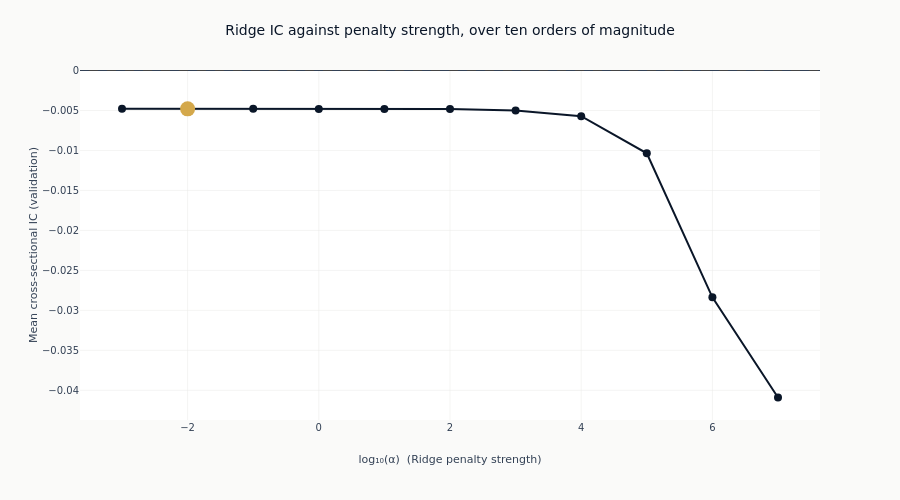

This figure's notebook cell:
### Markdown cell above
### What shrinkage does on its own

The bar chart mixes three estimators. Tracing IC across the Ridge penalty alone isolates the
effect of shrinkage, with the estimator, the features and the folds all held fixed and only
`alpha` moving. The alpha is read from each configuration's declared parameters rather than
parsed out of its name, so the curve plots what was fitted.

### Code cell
ridge = (
    catalog.filter(pl.col("model_class") == "Ridge")
    .with_columns(
        alpha=pl.col("params").str.extract(r"alpha=([0-9.eE+-]+)").cast(pl.Float64),
    )
    .drop_nulls("alpha")
    .sort("alpha")
)
if ridge.height:
    log_alpha = np.log10(ridge.get_column("alpha").to_numpy())
    ridge_ic = ridge.get_column("ic_mean").to_numpy()
    peak = int(np.argmax(ridge_ic))

    fig_alpha = go.Figure(
        go.Scatter(
            x=log_alpha,
            y=ridge_ic,
            mode="lines+markers",
            line=dict(color=COLORS["blue"], width=2),
            marker=dict(size=8, color=COLORS["blue"]),
        )
    )
    fig_alpha.add_trace(
        go.Scatter(
            x=[log_alpha[peak]],
            y=[ridge_ic[peak]],
            mode="markers",
            marker=dict(size=15, color=COLORS["amber"]),
            showlegend=False,
        )
    )
    fig_alpha.add_hline(y=0, line_width=1, line_dash="dash", line_color=COLORS["neutral"])
    fig_alpha.update_layout(
        title="Ridge IC against penalty strength, over ten orders of magnitude",
        height=500,
        width=900,
        showlegend=False,
        margin=dict(t=70),
    )
    fig_alpha.update_xaxes(title_text="log₁₀(α)  (Ridge penalty strength)", zeroline=False)
    fig_alpha.update_yaxes(title_text="Mean cross-sectional IC (validation)")
    show_plotly_with_alt(
        fig_alpha,
        "Line chart of mean validation information coefficient against the base-ten logarithm of the "
        "Ridge penalty, against a dashed zero line. The curve sits just below zero and flat across "
        f"most of the range, with its maximum at 1e{int(round(log_alpha[peak]))} marked in amber, "
        "then drops steeply at the two strongest penalties.",
    )
else:
    print(
        f"{LABEL} declares no Ridge configurations, so there is no penalty sweep to trace. "
        f"Which estimators this section can show is decided by the menu at "
        f"config/training/{LABEL}.yaml."
    )

### Figure 1 — Plotly figure (JSON) as saved in the notebook; plotly's stock layout.template omitted (floating-point values rounded to 4 significant figures)
{"data": [{"line": {"color": "#0a1628", "width": 2}, "marker": {"color": "#0a1628", "size": 8}, "mode": "lines+markers", "type": "scatter", "x": [-3.0, -2.0, -1.0, 0.0, 1.0, 2.0, 3.0, 4.0, 5.0, 6.0, 7.0], "y": [-0.0048, -0.0048, -0.0048, -0.0048, -0.004802, -0.004825, -0.005001, -0.005723, -0.01036, -0.02838, -0.0409]}, {"marker": {"color": "#D4A84B", "size": 15}, "mode": "markers", "showlegend": false, "type": "scatter", "x": [-2.0], "y": [-0.0048]}], "layout": {"height": 500, "margin": {"t": 70}, "shapes": [{"line": {"color": "#334155", "dash": "dash", "width": 1}, "type": "line", "x0": 0, "x1": 1, "xref": "x domain", "y0": 0, "y1": 0, "yref": "y"}], "showlegend": false, "title": {"text": "Ridge IC against penalty strength, over ten orders of magnitude"}, "width": 900, "xaxis": {"title": {"text": "log₁₀(α)  (Ridge penalty strength)"}, "zeroline": false}, "yaxis": {"title": {"text": "Mean cross-sectional IC (validation)"}}}}
